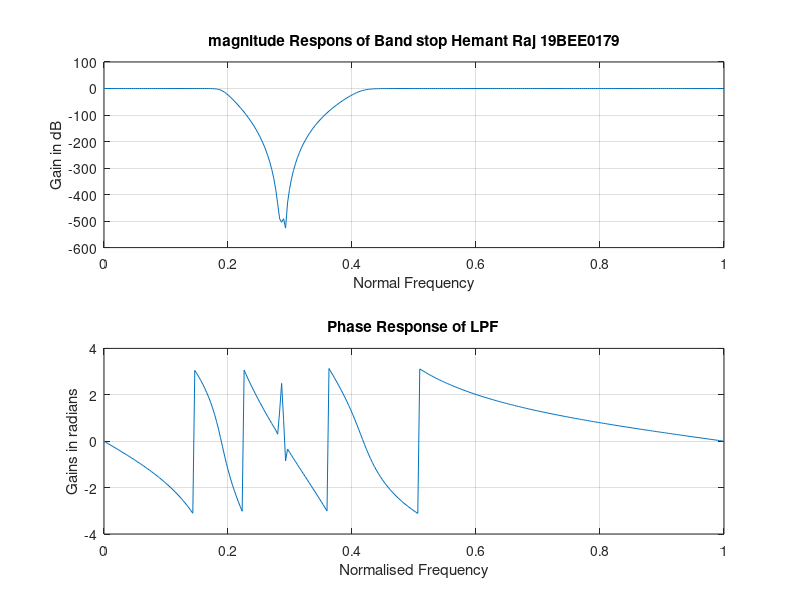

This chart was generated by the following MATLAB code:
clc;
clear all;
close all;
%Design of analog Butterworth filter
alphap=0.4;
alphas=30;
fp1=0.2;
fp2=0.4;
fs1=0.1;
fs2=0.5;
f=2000;
omegap=[0.2*pi,0.4*pi];
omegas=[0.1*pi,0.5*pi];

[N wn]=buttord(omegap/pi,omegas/pi,alphap,alphas);
[b a]=butter(N,wn,'stop');
w=0:0.01:pi;
[h w]=freqz(b,a,w,'whole');
m=abs(h);
an=angle(h);
subplot(2,1,1);
%Plotting magnitude response

plot(w/pi,20*log(m));
grid;
xlabel('Normal Frequency');
ylabel('Gain in dB');
title('magnitude Respons of Band stop Hemant Raj 19BEE0179');
subplot(2,1,2);

%Plotting phase Response
plot(w/pi,an);
grid;
xlabel('Normalised Frequency');
ylabel('Gains in radians');
title('Phase Response of LPF');